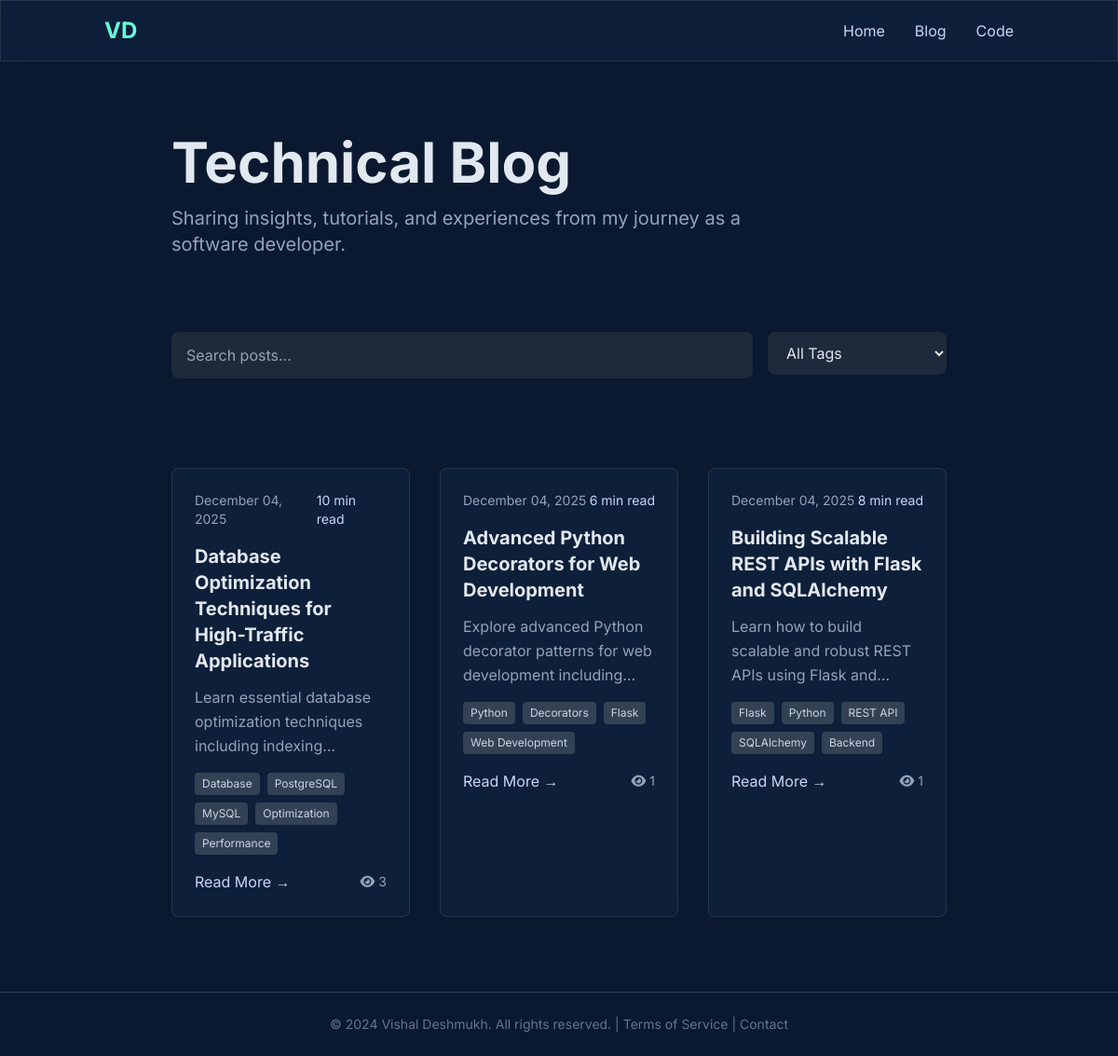
Page /blog on the committed database.
### app.py (models this page shows)
class BlogPost(db.Model):
    id = db.Column(db.Integer, primary_key=True)
    title = db.Column(db.String(200), nullable=False)
    slug = db.Column(db.String(200), nullable=False, unique=True)
    content = db.Column(db.Text, nullable=False)
    excerpt = db.Column(db.Text)
    tags = db.Column(db.String(500))  # Comma-separated
    published = db.Column(db.Boolean, default=False)
    featured = db.Column(db.Boolean, default=False)
    read_time = db.Column(db.Integer, default=5)  # minutes
    views = db.Column(db.Integer, default=0)
    created_at = db.Column(db.DateTime, default=datetime.utcnow)
    updated_at = db.Column(db.DateTime, default=datetime.utcnow, onupdate=datetime.utcnow)

### app.py (the view)
@app.route("/blog")
def blog():
    try:
        page = max(1, int(request.args.get('page', 1)))
    except (ValueError, TypeError):
        page = 1
    search = sanitize_input(request.args.get('search', ''))[:100]
    tag = sanitize_input(request.args.get('tag', ''))[:50]
    query = BlogPost.query.filter_by(published=True)
    if search and len(search) >= 2:
        query = query.filter(BlogPost.title.contains(search) | BlogPost.content.contains(search))
    if tag:
        query = query.filter(BlogPost.tags.contains(tag))
    try:
        posts = query.order_by(BlogPost.created_at.desc()).paginate(
            page=page, per_page=6, error_out=False, max_per_page=20
        )
    except Exception as e:
        app.logger.error(f"Blog pagination error: {e}")
        posts = query.order_by(BlogPost.created_at.desc()).paginate(
            page=1, per_page=6, error_out=False
        )
    all_tags = set()
    try:
        all_posts = BlogPost.query.filter_by(published=True).all()
        for post in all_posts:
            if post.tags:
                tags = [sanitize_input(tag.strip()) for tag in post.tags.split(',')]
                all_tags.update([tag for tag in tags if tag])
    except Exception as e:
        app.logger.error(f"Error getting tags: {e}")
    return render_template('blog.html', posts=posts, all_tags=sorted(all_tags), current_search=search, current_tag=tag)

### app.py (called while the page is built)
@app.before_request
def before_request():
    if request.endpoint not in ["static"]:
        new_log = VisitorLog(
            ip=request.remote_addr,
            user_agent=request.headers.get("User-Agent"),
            path=request.path
        )
        db.session.add(new_log)
        try:
            db.session.commit()
        except:
            db.session.rollback()

@app.after_request
def after_request(response):
    response.headers['X-Content-Type-Options'] = 'nosniff'
    response.headers['X-Frame-Options'] = 'DENY'
    response.headers['X-XSS-Protection'] = '1; mode=block'
    return response

def sanitize_input(text):
    if not text:
        return ""
    text = re.sub(r'[<>"\']', '', str(text))
    return text.strip()[:1000]  # Limit length

### templates/blog.html (shortened to what this page needs)
<!DOCTYPE html>
<html lang="en" class="scroll-smooth">
<head>
    <script src="https://cdn.tailwindcss.com"></script>
    <link rel="stylesheet" href="https://cdnjs.cloudflare.com/ajax/libs/font-awesome/6.4.2/css/all.min.css">
    <link rel="stylesheet" href="{{ url_for('static', filename='css/style.css') }}">
</head>
<body class="leading-relaxed antialiased dark">
    <header class="fixed top-0 left-0 right-0 z-50 glass-effect">
        <nav class="container mx-auto px-6 py-4 flex justify-between items-center">
            <a href="/" class="text-2xl font-bold neon-text">VD</a>
            <div class="hidden md:flex space-x-8 items-center">
                <a href="/" class="hover:text-neon-text transition duration-300">Home</a>
                <a href="/blog" class="text-neon-text">Blog</a>
                <a href="/code-snippets" class="hover:text-neon-text transition duration-300">Code</a>
            </div>
        </nav>
    </header>
    <main class="container mx-auto px-6 md:px-16 lg:px-24 pt-24">
        <section class="py-12">
            <h1 class="text-4xl md:text-6xl font-bold text-slate-200 mb-4">Technical Blog</h1>
            <p class="text-xl text-slate-400 max-w-2xl">
                Sharing insights, tutorials, and experiences from my journey as a software developer.
            </p>
        </section>
        <section class="py-8">
            <div class="flex flex-col md:flex-row gap-4 mb-8">
                <div class="flex-1">
                    <input type="text" id="search-input" placeholder="Search posts..."
                           value="{{ current_search or '' }}"
                           class="w-full px-4 py-3 rounded-lg bg-slate-800 text-slate-200 placeholder-slate-400 focus:outline-none focus:ring-2 focus:ring-neon-text">
                </div>
                <div class="md:w-48">
                    <select id="tag-filter" class="w-full px-4 py-3 rounded-lg bg-slate-800 text-slate-200 focus:outline-none focus:ring-2 focus:ring-neon-text">
                        <option value="">All Tags</option>
                    </select>
                </div>
            </div>
        </section>
        <section class="py-8">
            {% if posts.items %}
            <div class="grid grid-cols-1 md:grid-cols-2 lg:grid-cols-3 gap-8">
                {% for post in posts.items %}
                <article class="glass-effect rounded-lg p-6 hover:scale-105 transition-transform duration-300">
                    <div class="flex items-center justify-between mb-4">
                        <span class="text-sm text-slate-400">{{ post.created_at.strftime('%B %d, %Y') }}</span>
                        <span class="text-sm text-neon-text">{{ post.read_time }} min read</span>
                    </div>
                    <h2 class="text-xl font-bold text-slate-200 mb-3 hover:text-neon-text transition-colors">
                        <a href="/blog/{{ post.slug }}">{{ post.title }}</a>
                    </h2>
                    <p class="text-slate-400 mb-4 line-clamp-3">
                        {{ post.excerpt or post.content[:150] + '...' }}
                    </p>
                    {% if post.tags %}
                    <div class="flex flex-wrap gap-2 mb-4">
                        {% for tag in post.tags.split(',') %}
                        <span class="px-2 py-1 text-xs bg-slate-700 text-slate-300 rounded">{{ tag.strip() }}</span>
                        {% endfor %}
                    </div>
                    {% endif %}
                    <div class="flex items-center justify-between">
                        <a href="/blog/{{ post.slug }}" class="text-neon-text hover:underline">Read More →</a>
                        <div class="flex items-center text-slate-400 text-sm">
                            <i class="fa-solid fa-eye mr-1"></i>
                            {{ post.views }}
                        </div>
                    </div>
                </article>
                {% endfor %}
            </div>
            {% else %}
            <div class="text-center py-12">
                <i class="fa-solid fa-search text-6xl text-slate-600 mb-4"></i>
                <h3 class="text-2xl font-bold text-slate-300 mb-2">No posts found</h3>
                <p class="text-slate-400">Try adjusting your search or filter criteria.</p>
            </div>
            {% endif %}
        </section>
    </main>
    <footer class="text-center py-6 border-t border-slate-700 mt-12">
        <p class="text-sm text-slate-500">
            © 2024 Vishal Deshmukh. All rights reserved. |
            <a href="/terms" class="text-neon-text hover:underline">Terms of Service</a> |
            <a href="mailto:vishaldeshmukh143@gmail.com" class="text-neon-text hover:underline">Contact</a>
        </p>
    </footer>
</body>
</html>

### static/css/style.css (style rules this page uses)
body { font-family: 'Inter', sans-serif; }
body.dark { background-color: #0a192f; color: #ccd6f6; }
.glass-effect { background: rgba(23, 49, 85, 0.3); backdrop-filter: blur(10px); -webkit-backdrop-filter: blur(10px); border: 1px solid rgba(255, 255, 255, 0.1); }
.neon-text { color: #64ffda; }
.line-clamp-3 { display: -webkit-box; -webkit-line-clamp: 3; -webkit-box-orient: vertical; overflow: hidden; }

### rows in the picture
BlogPost: created_at "December 04, 2025", read_time "10", title "Database Optimization Techniques for High-Traffic Applications", excerpt "Learn essential database optimization techniques including…", strip "Database" "PostgreSQL" "MySQL" "Optimization" "Performance", views "3"
BlogPost: created_at "December 04, 2025", read_time "6", title "Advanced Python Decorators for Web Development", excerpt "Explore advanced Python decorator patterns for web development…", strip "Python" "Decorators" "Flask" "Web Development", views "1"
BlogPost: created_at "December 04, 2025", read_time "8", title "Building Scalable REST APIs with Flask and SQLAlchemy", excerpt "Learn how to build scalable and robust REST APIs using Flask…", strip "Flask" "Python" "REST API" "SQLAlchemy" "Backend", views "1"
